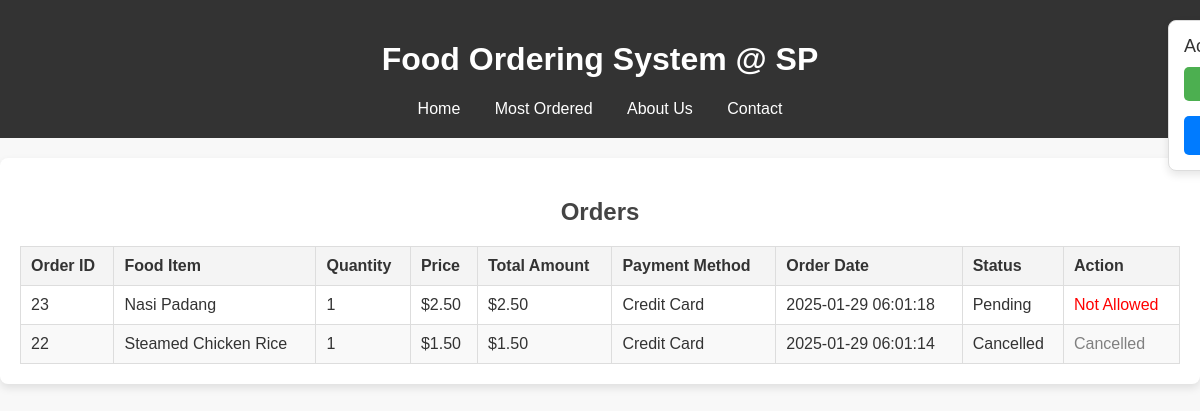
Before: /Client/orders.php (signed in) with the older database file.
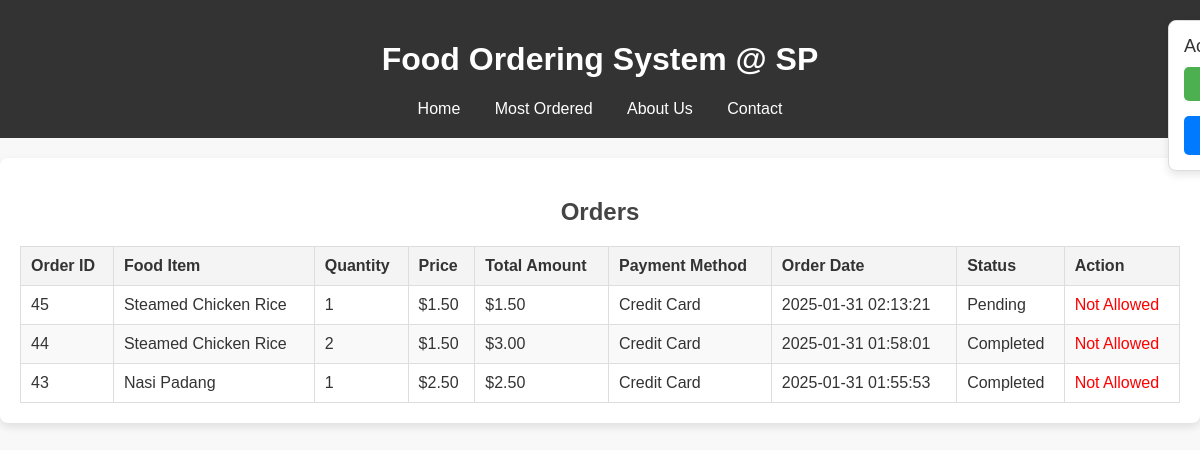
After: the same page with the newer database file.
### tables this page shows
CREATE TABLE `order_items` (
  `order_item_id` int(11) NOT NULL,
  `order_id` int(11) NOT NULL,
  `food_item_id` int(11) NOT NULL,
  `quantity` int(11) NOT NULL,
  `price` decimal(10,2) NOT NULL
);

CREATE TABLE `orders` (
  `order_id` int(11) NOT NULL,
  `user_id` int(11) NOT NULL,
  `total_amount` decimal(10,2) NOT NULL,
  `status` enum('Pending','Completed','Cancelled') DEFAULT 'Pending',
  `payment_method` varchar(50) NOT NULL,
  `order_date` datetime DEFAULT current_timestamp(),
  `tracking_id` varchar(255) NOT NULL,
  `reason` varchar(255) DEFAULT NULL
);

CREATE TABLE `food_items` (
  `food_item_id` int(11) NOT NULL,
  `food_court_id` int(11) DEFAULT NULL,
  `food_name` varchar(100) NOT NULL,
  `description` text DEFAULT NULL,
  `price` decimal(10,2) NOT NULL,
  `category` varchar(50) DEFAULT NULL,
  `stall_id` int(11) NOT NULL,
  `image_path` varchar(255) DEFAULT NULL,
  `buy_count` int(11) DEFAULT NULL
);

### Client/orders.php (the view, shortened to what this page needs)
<?php
include $_SERVER['DOCUMENT_ROOT'] . '/projectCSAD/Scripts/common.php';
include $_SERVER['DOCUMENT_ROOT'] . '/projectCSAD/Scripts/Account.php';
echo $account, $main_head;
$user_id = $_SESSION['user_id'];
$query = "
    SELECT o.order_id, o.total_amount, o.payment_method, UNIX_TIMESTAMP(o.order_date) AS order_time, o.status,
           oi.food_item_id, oi.quantity, oi.price, fi.food_name
    FROM orders o
    JOIN order_items oi ON o.order_id = oi.order_id
    JOIN food_items fi ON oi.food_item_id = fi.food_item_id
    WHERE o.user_id = ?
    ORDER BY o.order_date DESC";
$stmt = $conn->prepare($query);
$stmt->bind_param('i', $user_id);
$stmt->execute();
$result = $stmt->get_result();
?>
<!DOCTYPE html>
<html lang="en">
<head>
    <link rel="stylesheet" href="../Scripts/FC1_6_CSS.css">
</head>
<body>
<div class="container">
    <h2>Orders</h2>
    <table>
        <thead>
            <tr>
                <th>Order ID</th>
                <th>Food Item</th>
                <th>Quantity</th>
                <th>Price</th>
                <th>Total Amount</th>
                <th>Payment Method</th>
                <th>Order Date</th>
                <th>Status</th>
                <th>Action</th>
            </tr>
        </thead>
        <tbody>
            <?php while ($order = $result->fetch_assoc()): ?>
                <tr>
                    <td><?= htmlspecialchars($order['order_id']) ?></td>
                    <td><?= htmlspecialchars($order['food_name']) ?></td>
                    <td><?= htmlspecialchars($order['quantity']) ?></td>
                    <td>$<?= number_format($order['price'], 2) ?></td>
                    <td>$<?= number_format($order['total_amount'], 2) ?></td>
                    <td><?= htmlspecialchars($order['payment_method']) ?></td>
                    <td><?= date("Y-m-d H:i:s", $order['order_time']) ?></td>
                    <td><?= htmlspecialchars($order['status']) ?></td>
                    <td>
                        <?php if ($order['status'] === 'Pending' && (time() - $order['order_time']) <= 120): ?>
                            <form method="POST" style="display:inline;">
                                <input type="hidden" name="cancel_order_id" value="<?= $order['order_id'] ?>">
                                <button type="submit" class="cancel-btn">Cancel</button>
                            </form>
                        <?php elseif($order['status'] === 'Cancelled'): ?>
                            <span style="color: gray;">Cancelled</span>
                        <?php else: ?>
                            <span style="color: red;">Not Allowed</span>
                        <?php endif; ?>
                    </td>
                </tr>
            <?php endwhile; ?>
        </tbody>
    </table>
</div>
</body>
</html>

Changed rows visible on the page:
removed order_items: order.order_id "23", food_item.food_name "Nasi Padang", quantity "1", price "2.50", order.total_amount "2.50", order.payment_method "Credit Card", order_time "2025-01-29 06:01:18", order.status "Pending", shows "Not Allowed"
removed order_items: order.order_id "22", food_item.food_name "Steamed Chicken Rice", quantity "1", price "1.50", order.total_amount "1.50", order.payment_method "Credit Card", order_time "2025-01-29 06:01:14", order.status "Cancelled"
added order_items: order.order_id "45", food_item.food_name "Steamed Chicken Rice", quantity "1", price "1.50", order.total_amount "1.50", order.payment_method "Credit Card", order_time "2025-01-31 02:13:21", order.status "Pending", shows "Not Allowed"
added order_items: order.order_id "44", food_item.food_name "Steamed Chicken Rice", quantity "2", price "1.50", order.total_amount "3.00", order.payment_method "Credit Card", order_time "2025-01-31 01:58:01", order.status "Completed", shows "Not Allowed"
added order_items: order.order_id "43", food_item.food_name "Nasi Padang", quantity "1", price "2.50", order.total_amount "2.50", order.payment_method "Credit Card", order_time "2025-01-31 01:55:53", order.status "Completed", shows "Not Allowed"
